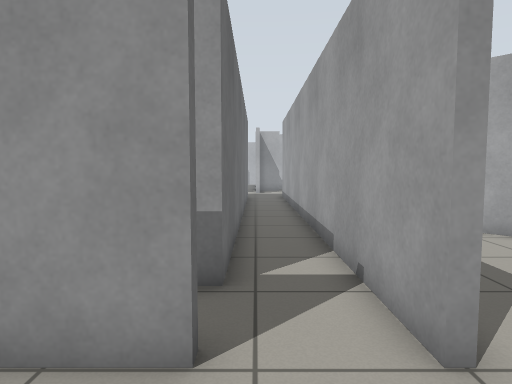
View 1 (above)

24 first-person views from a walk through a world built for the Gazebo simulator. The camera is 0.94 m above the floor, tilts 4° down and sees 75° across. The floor is counted in squares, 0.5 m on a side. Each view is taken from the middle of a square. On the plan, view 1 faces up. The plan holds only what a view shows up to about 17 squares ahead; the rest is blank. The place goes on beyond the plan.

View 2
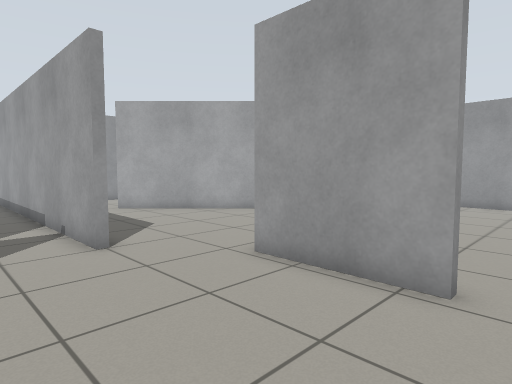

View 3
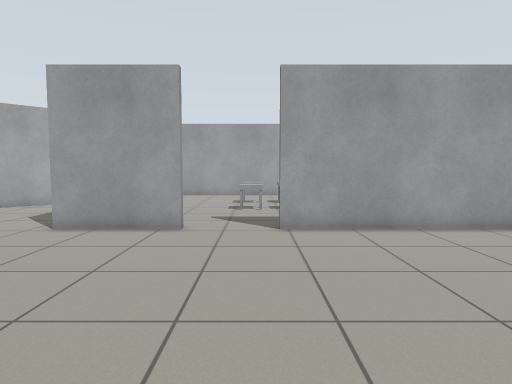

View 4
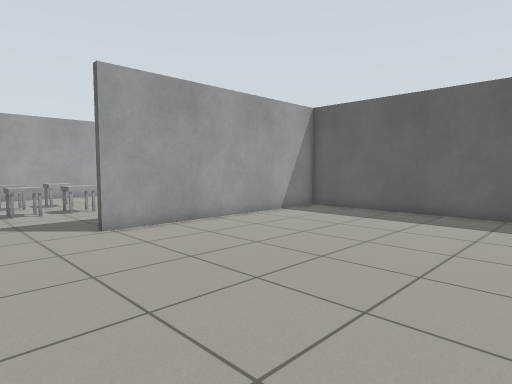

View 5
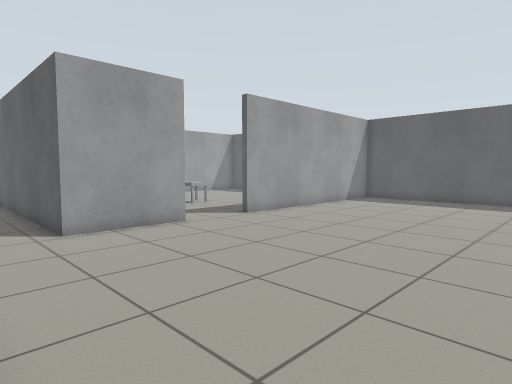

View 6
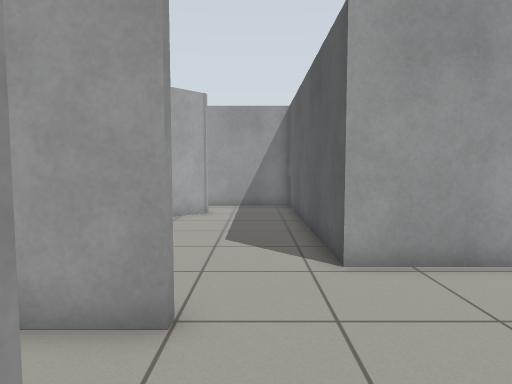

View 7
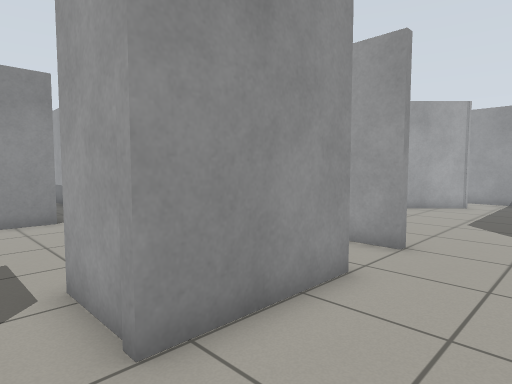

View 8
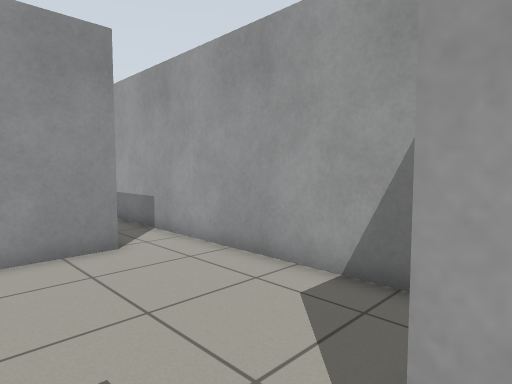

View 9
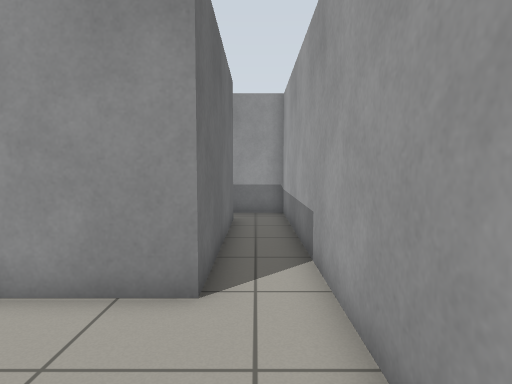

View 10
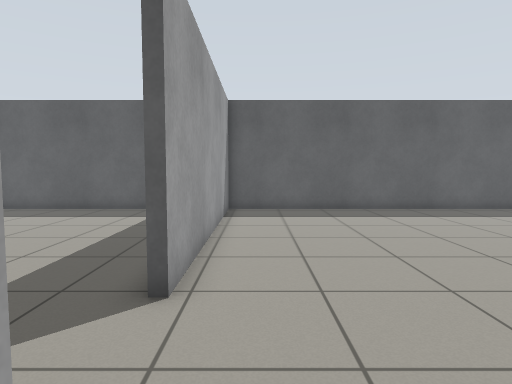

View 11
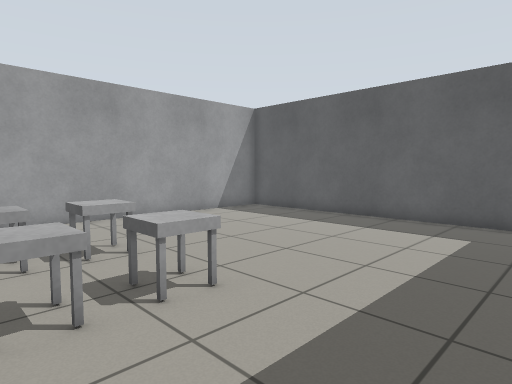

View 12
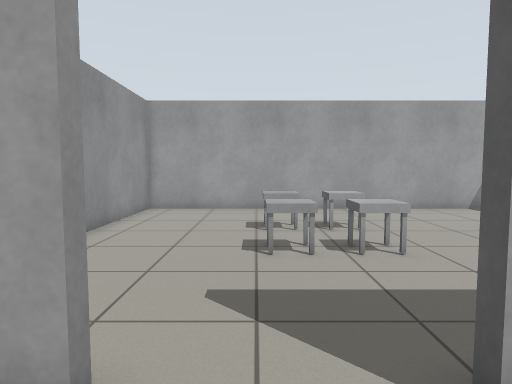

View 13
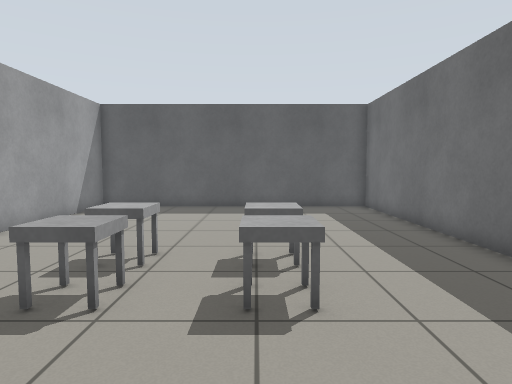

View 14
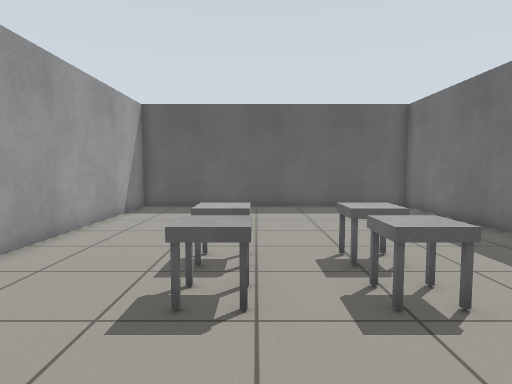

View 15
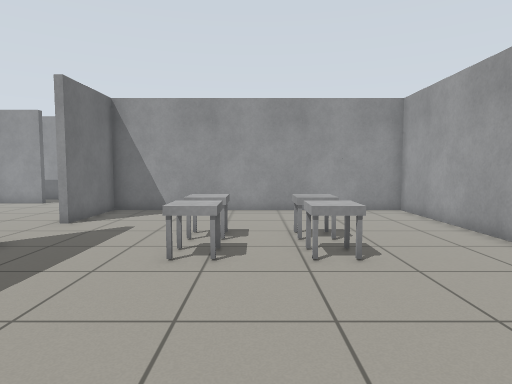

View 16
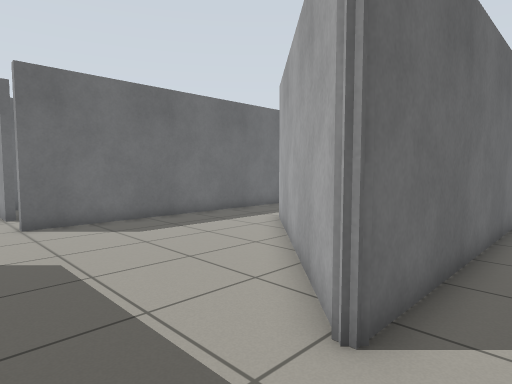

View 17
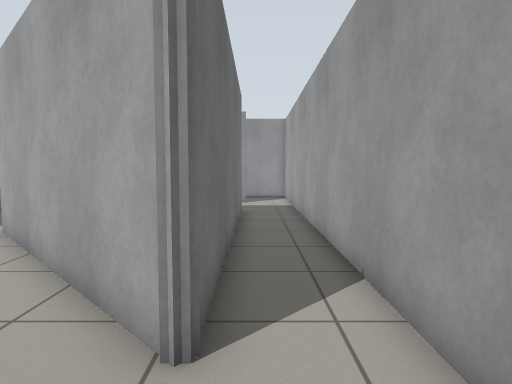

View 18
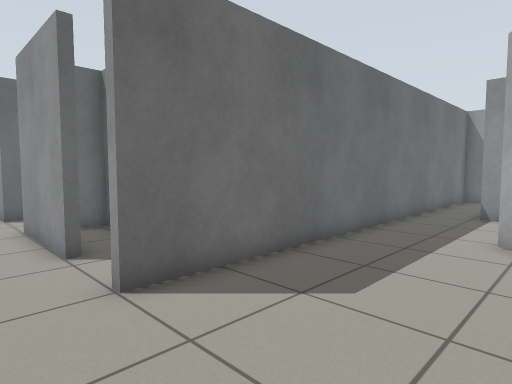

View 19
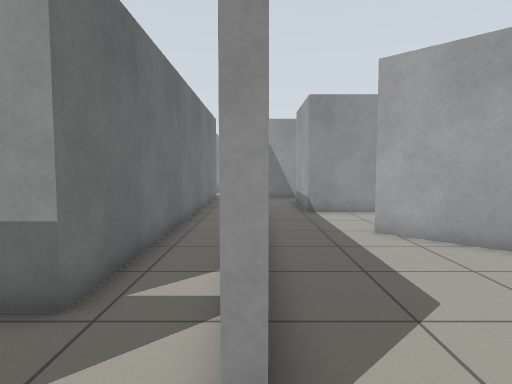

View 20
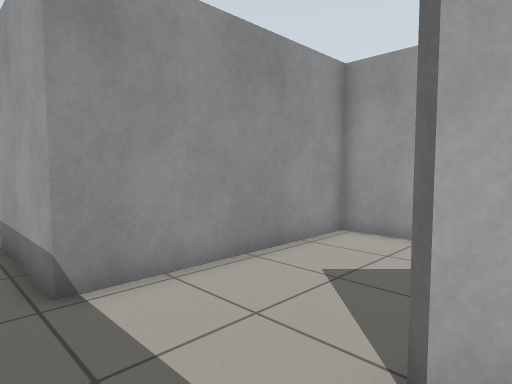

View 21
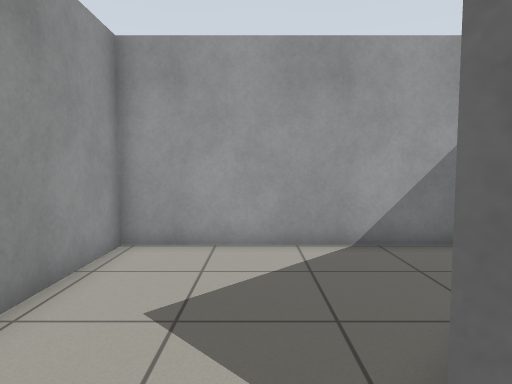

View 22
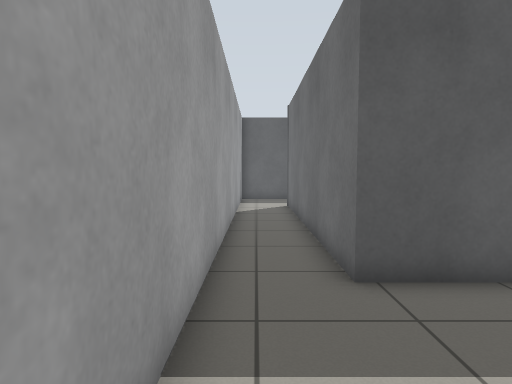

View 23
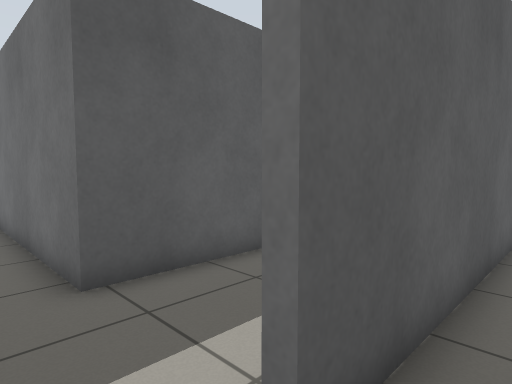

View 24
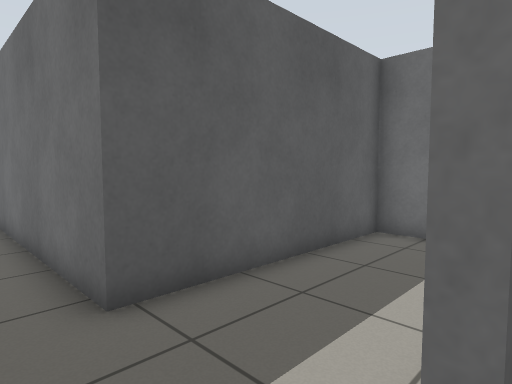

### Floor plan
Ten units are one square. View 1 is at (0, 0); x grows to the right and y downward. Boxes are objects, and circles mark ways between rooms. Rooms are numbered by the first view taken in them; rooms with no view inside come last. Other rooms are left out.
<svg viewBox="-70 -215 251 394">
<path fill="none" stroke="#000" d="M43 37 43 -3M-5 -30 -45 -30M18 -30 18 -171M-42 -52 -42 -39M-65 174 43 174 43 66M-5 -183 -5 -52 -14 -52M-8 -68 -8 -125M-28 -127 -58 -127M-45 -30 -45 -56M46 80 46 174 176 174 176 0 46 0 46 37M124 -39 62 -101M21 -95 21 -30M43 -3 149 -3 149 -200M46 -170 46 -156 124 -156 124 -41 120 -41M62 -101 55 -108M21 -154 21 -95M121 -71 121 -153 43 -153M21 -204 21 -154M43 -153 43 -198 125 -198"/>
<rect x="85" y="65" width="20" height="20" fill="#bbb"><title>chair</title></rect>
<rect x="85" y="45" width="20" height="20" fill="#bbb"><title>chair</title></rect>
<rect x="115" y="65" width="20" height="20" fill="#bbb"><title>chair</title></rect>
<rect x="115" y="45" width="20" height="20" fill="#bbb"><title>chair</title></rect>
<circle cx="45" cy="50" r="3" fill="#2a7"/>
<circle cx="30" cy="-20" r="3" fill="#2a7"/>
<circle cx="40" cy="-100" r="3" fill="#2a7"/>
<circle cx="135" cy="-200" r="3" fill="#2a7"/>
<circle cx="30" cy="-150" r="3" fill="#2a7"/>
<text x="-10" y="30">1</text>
<text x="-40" y="-90">2</text>
<text x="110" y="80">3</text>
<text x="80" y="-70">4</text>
<text x="70" y="-120">5</text>
<text x="70" y="-210">6</text>
</svg>
Room 1 opens to room 3. Room 1 opens to room 4. Room 4 opens to room 5. Room 4 opens to room 6. Room 5 opens to room 6.

Where each view was taken, in squares from view 1:
view 1: 0 up, 0 right, facing up
view 2: 5 down, 1 left, facing up-right
view 3: 6 down, 6 left, facing right
view 4: 3 down, 6 left, facing down-right
view 5: 3 up, 6 left, facing down-right
view 6: 2 up, 2 left, facing right
view 7: 0 up, 6 left, facing up-right
view 8: 5 up, 6 left, facing up-right
view 9: 8 up, 2 left, facing up
view 10: 2 down, 3 right, facing down
view 11: 5 down, 5 right, facing down-right
view 12: 5 down, 2 right, facing right
view 13: 1 down, 10 right, facing down
view 14: 1 down, 12 right, facing down
view 15: 15 down, 11 right, facing up
view 16: 1 up, 14 right, facing up-left
view 17: 1 up, 13 right, facing up
view 18: 1 up, 7 right, facing up-left
view 19: 1 up, 2 right, facing up
view 20: 10 up, 3 right, facing up-right
view 21: 12 up, 4 right, facing right
view 22: 21 up, 14 right, facing down
view 23: 21 up, 14 right, facing down-left
view 24: 20 up, 14 right, facing down-left
